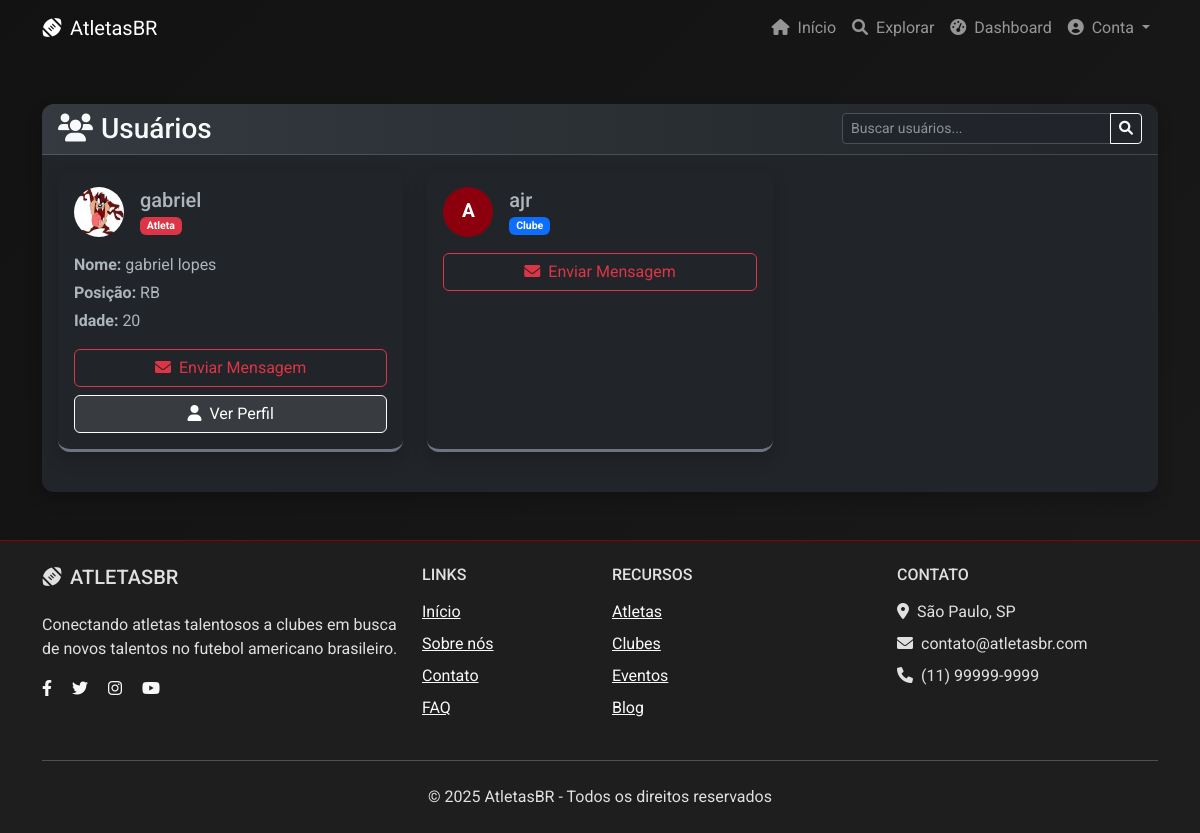
/users/ (signed in), run on an earlier commit of the app's database.
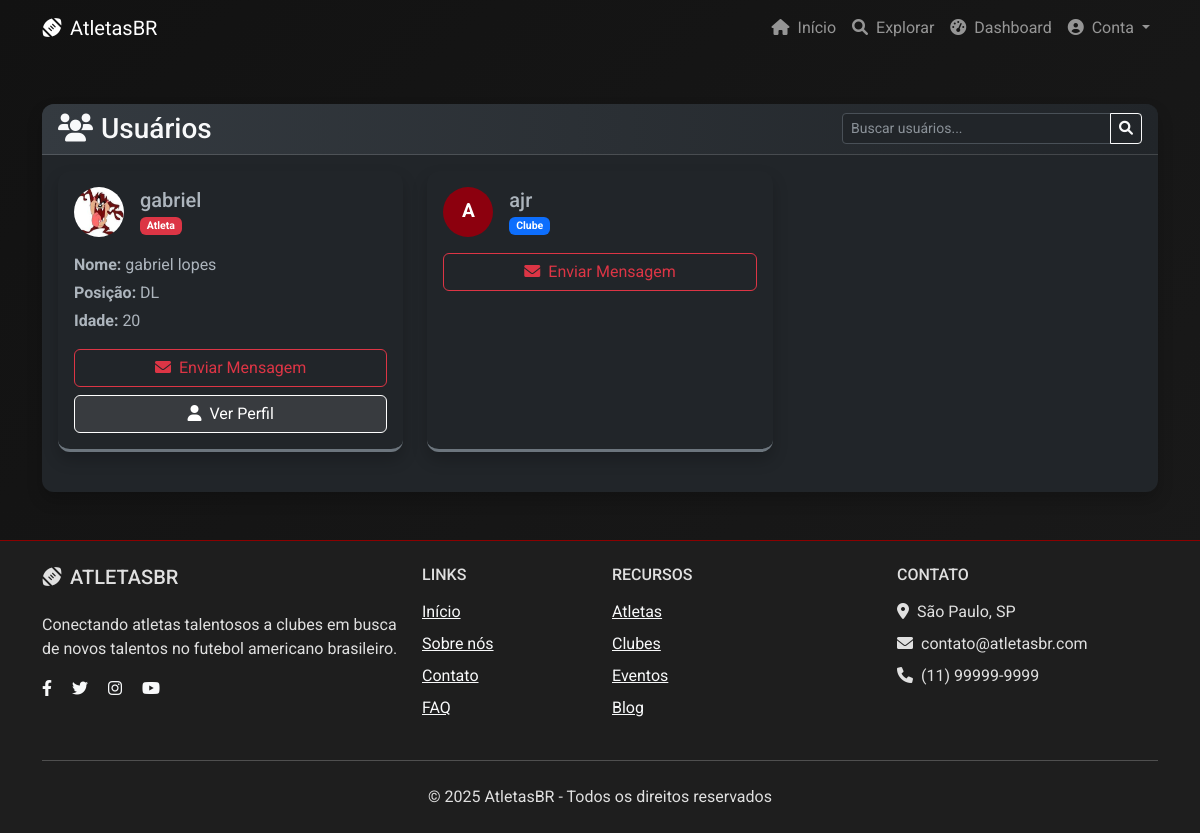
And on a later commit of the database.
### core/models.py (models this page shows, shortened)
class User(AbstractUser):
    is_athlete = models.BooleanField(default=False)
    is_club = models.BooleanField(default=False)

class AthleteProfile(models.Model):
    HOUSING_CHOICES = [
        ('none', 'Não necessário'),
        ('shared', 'Compartilhada'),
        ('private', 'Privativa'),
    ]
    FOOD_CHOICES = [
        ('none', 'Não necessário'),
        ('partial', 'Parcial'),
        ('full', 'Completa'),
    ]
    TRANSPORT_CHOICES = [
        ('none', 'Não necessário'),
        ('local', 'Local'),
        ('full', 'Completo'),
    ]
    user = models.OneToOneField(User, on_delete=models.CASCADE)
    full_name = models.CharField(max_length=100, blank=True, default='')
    position = models.CharField(max_length=50, blank=True, default='')
    height = models.FloatField(help_text="Em metros", null=True, blank=True, default=None)
    weight = models.FloatField(help_text="Em kg", null=True, blank=True, default=None)
    age = models.PositiveIntegerField(null=True, blank=True, default=None)
    bio = models.TextField(blank=True, default='')
    video_link = models.URLField(blank=True, default='')
    photo = models.ImageField(upload_to='athletes/', blank=True)
    desired_salary = models.DecimalField(
        max_digits=10, decimal_places=2,
        null=True, blank=True,
        verbose_name="Salário Desejado (USD)"
    )
    needs_housing = models.CharField(
        max_length=10,
        choices=HOUSING_CHOICES,
        default='none',
        verbose_name="Moradia"
    )
    needs_food = models.CharField(
        max_length=10,
        choices=FOOD_CHOICES,
        default='none',
        verbose_name="Alimentação"
    )
    needs_transport = models.CharField(
        max_length=10,
        choices=TRANSPORT_CHOICES,
        default='none',
        verbose_name="Transporte"
    )

### core/views.py (the view)
# urls.py: path('users/', views.user_list, name='user_list'),
@login_required
def user_list(request):
    users = User.objects.exclude(id=request.user.id)
    return render(request, 'core/user_list.html', {'users': users})

### core/templates/core/user_list.html (shortened to what the changed rows need)
{% extends 'base.html' %}
{% load static %}
{% block content %}
<div class="container mt-5">
    <div class="card bg-dark text-light border-0">
        <div class="card-body">
            {% if users %}
                <div class="row">
                    {% for user_item in users %}
                        <div class="col-md-4 mb-4">
                            <div class="card bg-dark border-secondary h-100">
                                <div class="card-body">
                                    <div class="d-flex align-items-center mb-3">
                                        <div class="user-avatar me-3">
                                            {% if user_item.athleteprofile.photo %}
                                                <img src="{{ user_item.athleteprofile.photo.url }}" alt="{{ user_item.username }}" class="rounded-circle" width="50" height="50">
                                            {% else %}
                                                <div class="avatar-placeholder rounded-circle d-flex align-items-center justify-content-center" style="width: 50px; height: 50px; background-color: #8c000e; color: white;">
                                                    {{ user_item.username|first|upper }}
                                                </div>
                                            {% endif %}
                                        </div>
                                        <div>
                                            <h5 class="mb-0">{{ user_item.username }}</h5>
                                            <small class="text-muted">
                                                {% if user_item.is_athlete %}
                                                    <span class="badge bg-danger">Atleta</span>
                                                {% elif user_item.is_club %}
                                                    <span class="badge bg-primary">Clube</span>
                                                {% else %}
                                                    <span class="badge bg-secondary">Usuário</span>
                                                {% endif %}
                                            </small>
                                        </div>
                                    </div>
                                    {% if user_item.is_athlete and user_item.athleteprofile %}
                                        <div class="user-details mb-3">
                                            <p class="mb-1"><strong>Nome:</strong> {{ user_item.athleteprofile.full_name|default:"Não informado" }}</p>
                                            <p class="mb-1"><strong>Posição:</strong> {{ user_item.athleteprofile.position|default:"Não informada" }}</p>
                                            <p class="mb-0"><strong>Idade:</strong> {{ user_item.athleteprofile.age|default:"Não informada" }}</p>
                                        </div>
                                    {% endif %}
                                    <div class="d-grid gap-2">
                                        <a href="{% url 'send_message' user_item.id %}" class="btn btn-outline-danger">
                                            <i class="fas fa-envelope me-2"></i>Enviar Mensagem
                                        </a>
                                        {% if user_item.is_athlete %}
                                            <a href="{% url 'athlete_profile' user_item.id %}" class="btn btn-outline-secondary">
                                                <i class="fas fa-user me-2"></i>Ver Perfil
                                            </a>
                                        {% endif %}
                                    </div>
                                </div>
                            </div>
                        </div>
                    {% endfor %}
                </div>
            {% endif %}
        </div>
    </div>
</div>
{% endblock %}

What changed in the data, as far as the page shows it:
changed User "gabriel": athleteprofile.position "RB" → "DL"
